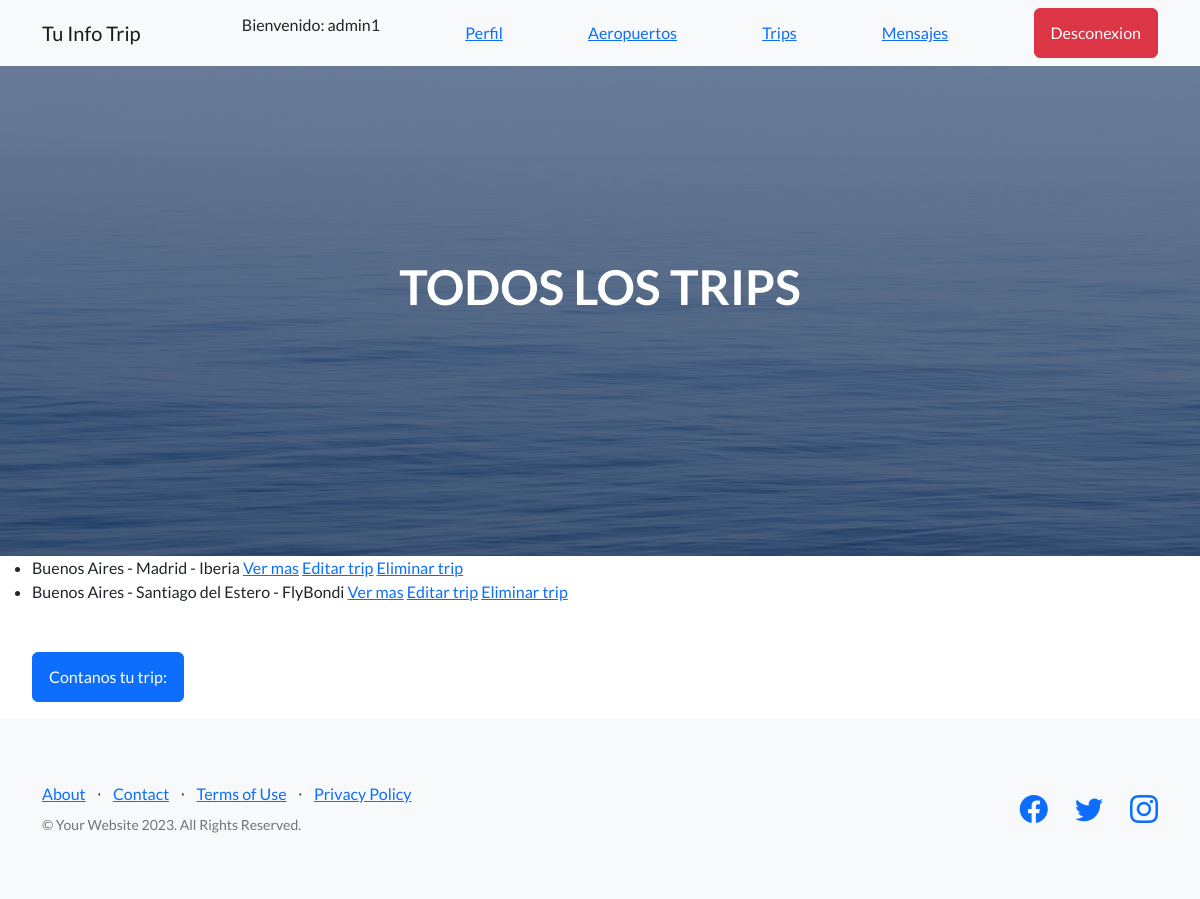
Page /AppBlog/trip/list/ (signed in) on the earlier database version.
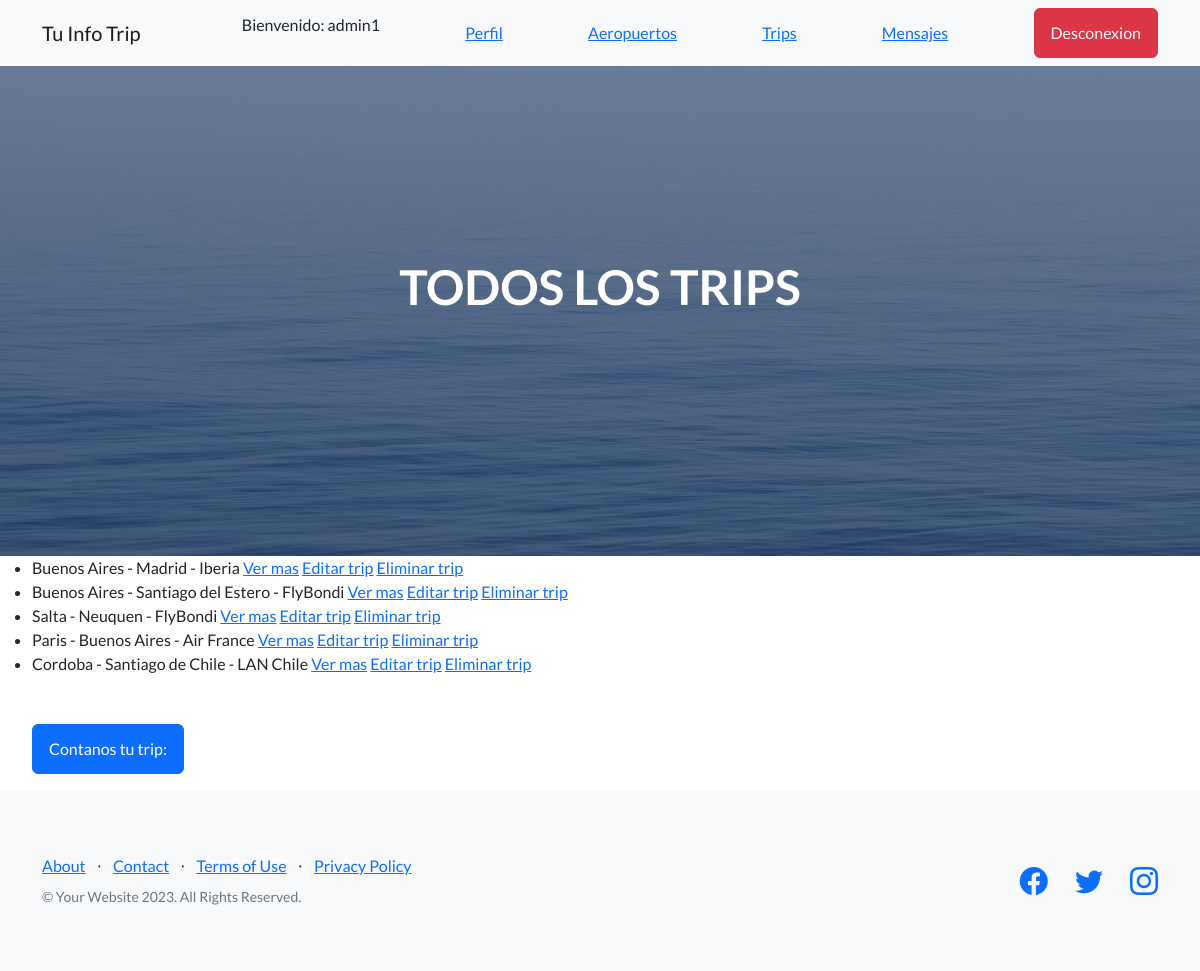
Same page on the later database version.
### AppBlog/models.py (models this page shows)
class Trip(models.Model):
    itinerario=models.CharField(max_length=50)
    empresa=models.CharField(max_length=50)
    comentario=models.CharField(max_length=500)
    triper=models.CharField(max_length=50, null=True)
    fecha=models.DateField(default=date.today)
    def __str__(self):
        return f"{self.itinerario} - {self.empresa}"

### AppBlog/views.py (the view)
# urls.py: path('trip/list/', TripList.as_view(), name="trip_list"),
class TripList(LoginRequiredMixin, ListView):
    model= Trip
    template_name= "AppBlog/trips.html"

### AppBlog/templates/AppBlog/trips.html
{% extends "AppBlog/padre.html" %}
{% load static %}
{% block titulo %} TODOS LOS TRIPS {% endblock %}
{% block contenido_que_cambia %}
<ul>
    {% for trip in object_list %}
    <li>
        {{ trip }}
        <a class="text-primary" href="{% url 'trip_detalle' trip.id %}"> Ver mas</a>
        <a class="text-primary" href="{% url 'trip_editar' trip.id %}"> Editar trip</a>
        <a class="text-primary" href="{% url 'trip_borrar' trip.id %}"> Eliminar trip</a>
    </li>
    {% endfor %}
 <br>
 <br>
 <a class="btn btn-primary" href="{% url 'trip_crear' %}"> Contanos tu trip:</a>
</ul>
{% endblock %}

Differences in the rows shown:
added Trip: itinerario+empresa "Salta - Neuquen - FlyBondi"
added Trip: itinerario+empresa "Paris - Buenos Aires - Air France"
added Trip: itinerario+empresa "Cordoba - Santiago de Chile - LAN Chile"
